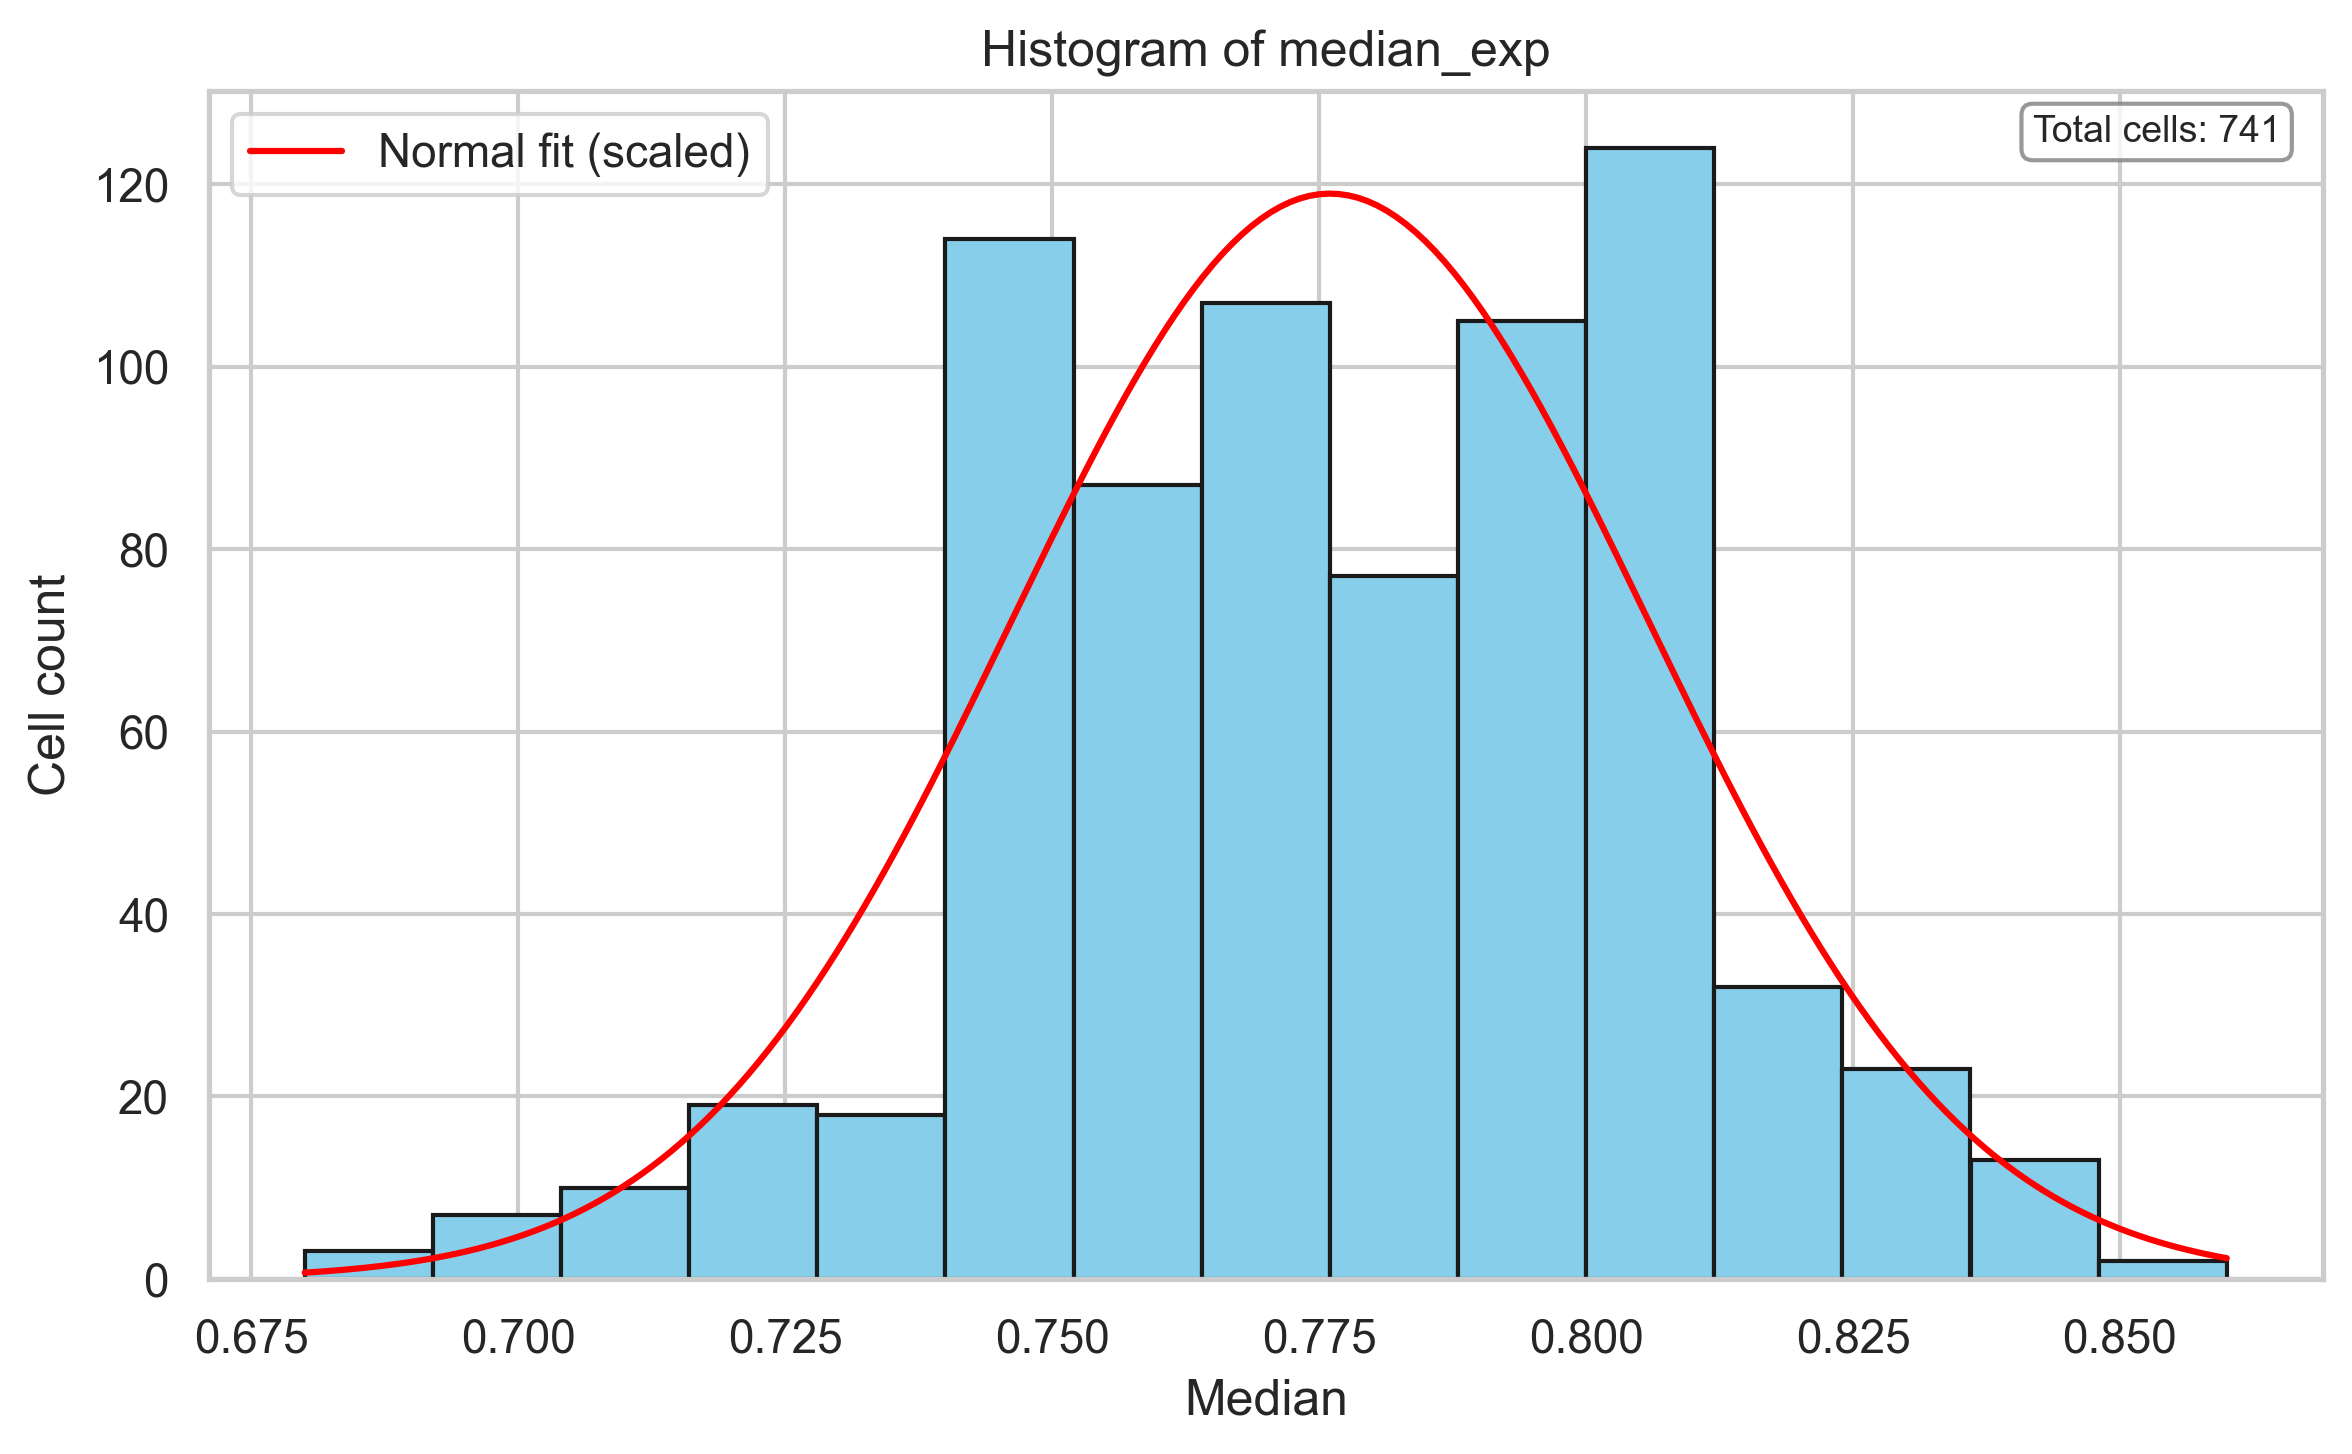

Write Python code to recreate this figure.
import pandas as pd
import numpy as np
import matplotlib.pyplot as plt
import seaborn as sns
import math
import os

# CSVファイルを複数指定（ここに増やしてください）
csv_paths = [
    "398_bta_exp_1111-completed.db_median_fluo1_fluo_intensities.csv",
    "p7_bta_exp_1111-completed.db_median_fluo1_fluo_intensities.csv",
    "398_bta_exp_1023-completed.db_median_fluo1_fluo_intensities (1).csv",
    "p7_bta_exp_1023-completed.db_median_fluo1_fluo_intensities.csv",
    "398_bta_exp_1015-completed.db_median_fluo1_fluo_intensities.csv",
    "p7_bta_exp_1015-completed.db_median_fluo1_fluo_intensities.csv",
    "398_bta_exp_1007-completed.db_median_fluo_intensities.csv",
    "p7_bta_exp_1007-completed.db_median_fluo_intensities.csv",
    "398_bta_0exp001-completed.db_median_fluo_intensities.csv",
    "p7_bta_0exp-completed.db_median_fluo_intensities.csv",
]

sns.set(style="whitegrid")

all_values = []

for csv_path in csv_paths:
    if not os.path.exists(csv_path):
        print(f"ファイルが見つかりません: {csv_path} -- スキップ")
        continue
    df = pd.read_csv(csv_path, header=None, skiprows=1, names=["median"])
    values = pd.to_numeric(df["median"].dropna(), errors="coerce")
    values = values.dropna().values
    if values.size > 0:
        all_values.append(values)

# データが無ければ終了
if len(all_values) == 0:
    print("有効なデータが見つかりません。csv_paths とファイルの中身を確認してください。")
else:
    data = np.concatenate(all_values)

    mu = data.mean()
    sigma = data.std(ddof=0)
    total_cells = len(data)  

    bins = 15
    fig, ax = plt.subplots(figsize=(8, 5))
    counts, bin_edges, _ = ax.hist(data, bins=bins, color="skyblue", edgecolor="k")

    x = np.linspace(data.min(), data.max(), 200)
    if sigma > 0:
        pdf = (1 / (sigma * math.sqrt(2 * math.pi))) * np.exp(-0.5 * ((x - mu) / sigma) ** 2)
        bin_width = bin_edges[1] - bin_edges[0]
        pdf_counts = pdf * total_cells * bin_width
        ax.plot(x, pdf_counts, color="red", lw=1.5, label="Normal fit (scaled)")

    ax.set_xlabel("Median")
    ax.set_ylabel("Cell count")
    ax.set_title("Histogram of median_exp")

    # 総細胞数のみをプロット上に表示
    info_text = f"Total cells: {total_cells}"
    ax.text(0.98, 0.98, info_text, transform=ax.transAxes,
            ha="right", va="top", fontsize=9,
            bbox=dict(boxstyle="round,pad=0.3", fc="white", ec="gray", alpha=0.8))

    ax.legend(loc="upper left")
    plt.tight_layout()

    out_png = "testgram.png"
    plt.savefig(out_png, dpi=300, bbox_inches="tight")
    plt.show()
    print(f"Saved: {out_png}")